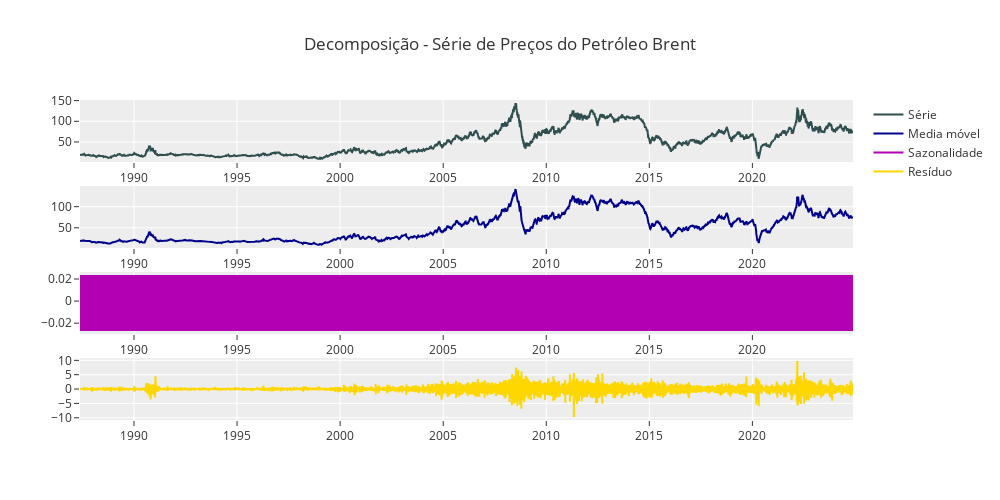

The notebook cell this image was saved under:
### Code cell
media_movel = resultados.trend.to_frame()
sazonalidade = resultados.seasonal.to_frame()
residuo = resultados.resid.to_frame()

fig = make_subplots(rows = 4, cols = 1)
fig.add_trace(go.Scatter(x=df_eda.index, y=df.preco, name='Série', marker=dict(color='#2F4F4F')), row=1, col=1)
fig.add_trace(go.Scatter(x=media_movel.index, y=media_movel.trend, name='Media móvel', marker=dict(color='#00008B')), row=2, col=1)
fig.add_trace(go.Scatter(x=sazonalidade.index, y=sazonalidade.seasonal, name='Sazonalidade', marker = dict(color='#B300B3')), row=3, col=1)
fig.add_trace(go.Scatter(x=residuo.index, y=residuo.resid, name='Resíduo', marker=dict(color='#FFD700')), row=4, col=1)
fig.update_layout(
    title={
        'text': 'Decomposição - Série de Preços do Petróleo Brent',
        'x': 0.5,
        'xanchor': 'center'
    },
    width=1000,
    height=500,
    template=template
)
fig.show()

### Figure 1 — Plotly figure (JSON) as saved in the notebook; plotly's stock layout.template omitted (floating-point values rounded to 4 significant figures; data arrays with more than 128 entries replaced by an {"elided": "..."} marker saying what was removed)
{"data": [{"marker": {"color": "#2F4F4F"}, "name": "Série", "type": "scatter", "x": {"elided": "11302 str values"}, "xaxis": "x", "y": {"elided": "11302 float values"}, "yaxis": "y"}, {"marker": {"color": "#00008B"}, "name": "Media móvel", "type": "scatter", "x": {"elided": "11302 str values"}, "xaxis": "x2", "y": {"elided": "11302 float values"}, "yaxis": "y2"}, {"marker": {"color": "#B300B3"}, "name": "Sazonalidade", "type": "scatter", "x": {"elided": "11302 str values"}, "xaxis": "x3", "y": {"elided": "11302 float values"}, "yaxis": "y3"}, {"marker": {"color": "#FFD700"}, "name": "Resíduo", "type": "scatter", "x": {"elided": "11302 str values"}, "xaxis": "x4", "y": {"elided": "11302 float values"}, "yaxis": "y4"}], "layout": {"height": 500, "title": {"text": "Decomposição - Série de Preços do Petróleo Brent", "x": 0.5, "xanchor": "center"}, "width": 1000, "xaxis": {"anchor": "y", "domain": [0, 1]}, "xaxis2": {"anchor": "y2", "domain": [0, 1]}, "xaxis3": {"anchor": "y3", "domain": [0, 1]}, "xaxis4": {"anchor": "y4", "domain": [0, 1]}, "yaxis": {"anchor": "x", "domain": [0.8063, 1]}, "yaxis2": {"anchor": "x2", "domain": [0.5375, 0.7312]}, "yaxis3": {"anchor": "x3", "domain": [0.2687, 0.4625]}, "yaxis4": {"anchor": "x4", "domain": [0, 0.1938]}}}
